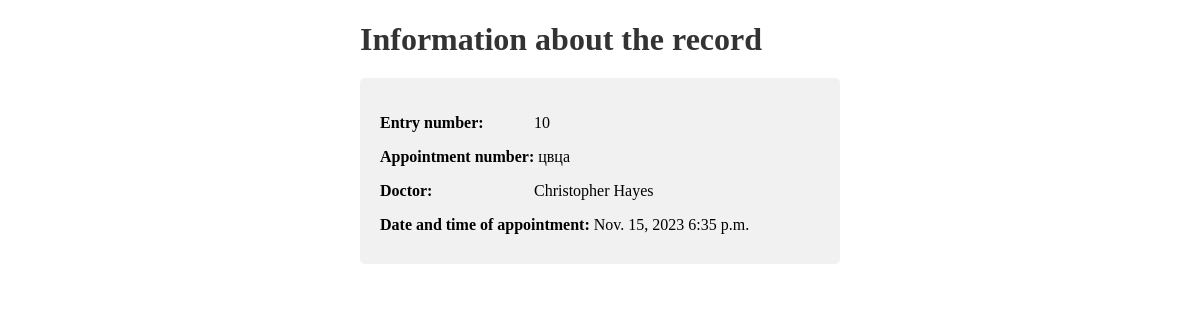
Screenshot of /appointment/detail/10/ with the database file from the repository.
### doctors/models.py (models this page shows, shortened)
class Appointment(models.Model):
    id = models.AutoField(primary_key=True)
    patient = models.ForeignKey('patients.Patient', on_delete=models.CASCADE)
    doctor = models.ForeignKey(Doctor, on_delete=models.CASCADE)
    schedule = models.ForeignKey(Schedule, on_delete=models.CASCADE)
    appointment_date = models.DateField()
    appointment_time = models.TimeField()
    history = HistoricalRecords() # отслеживание истории изменения модели

class Doctor(models.Model):
    id = models.AutoField(primary_key=True)
    name = models.CharField(max_length=255)
    specialization = models.ForeignKey(Specialization, on_delete=models.CASCADE)
    working_date = models.DateField()
    contact_number = models.CharField(max_length=20)
    history = HistoricalRecords() # отслеживание истории изменения модели

### patients/models.py (models this page shows, shortened)
class Patient(models.Model):
    id = models.AutoField(primary_key=True)
    full_name = models.CharField(max_length=255)
    birth_date = models.DateField()
    gender = models.CharField(max_length=10)
    contact_number = models.CharField(max_length=15)
    address = models.TextField()
    email = models.EmailField(default='почта не указана')

### doctors/views.py (the view)
# urls.py: path('appointment/detail/<int:appointment_id>/', appointment_detail, name='appointment_detail'),
def appointment_detail(request, appointment_id):
    appointment = get_object_or_404(Appointment, id = appointment_id)
    context = {
        'appointment': appointment
    }
    return render(request, 'appointment_detail.html', context)

### doctors/templates/appointment_detail.html (shortened to what this page needs)
<!DOCTYPE html>
<html>
<head>
</head>
<body>
    <h1 class="header">Information about the record</h1>
    <div class="app-info">
        <p class="info-item"><span class="title">Entry number:</span> {{ appointment.id }}</p>
        <p class="info-item"><span class="title">Appointment number:</span> {{ appointment.patient.full_name }}</p>
        <p class="info-item"><span class="title">Doctor:</span> {{ appointment.doctor.name }}</p>
        <p class="info-item"><span class="title">Date and time of appointment:</span> {{ appointment.appointment_date }} {{ appointment.appointment_time }}</p>
    </div>
</body>
</html>

### doctors/templates/appointment_detail.html (style rules this page uses)
body { width:40%; margin: 0 auto; }
.app-info { padding: 20px; background-color: #f1f1f1; margin-bottom: 15px; border-radius: 5px; }
.header { color: #333333; margin-bottom: 20px; }
.info-item { margin-bottom: 10px; }
.title { font-weight: bold; display: inline-block; min-width: 150px; }

### rows the page displays
Appointment: id "10", patient.full_name "цвца", doctor.name "Christopher Hayes", appointment_date "Nov. 15, 2023", appointment_time "6:35 p.m."
